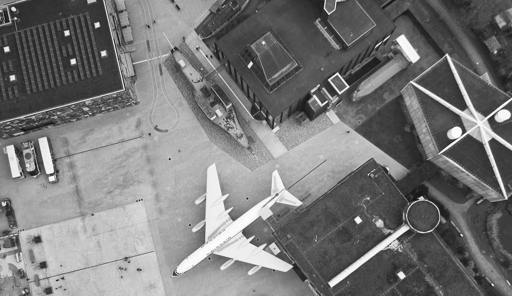
#> input picture Change detection by warping/IMG1.pgm, 512 x 296 px
$ python ChangeDetection.py
#> lines starting #> are read from the running program, lines starting #| are printed output that depends on the picture
# -*- coding: utf-8 -*-
"""
Created on Mon Jun  8 20:48:43 2020

@author: mnimisha
"""

''' Given two images with diffreence and the point correspondances, find the change'''
import cv2
import numpy as np
import matplotlib.pyplot as plt


Img1= cv2.imread("IMG1.pgm",0)
#> Img1 is the input picture: shape (296, 512); min 14, max 255, mean 120.4
Img2= cv2.imread("IMG2.pgm",0)
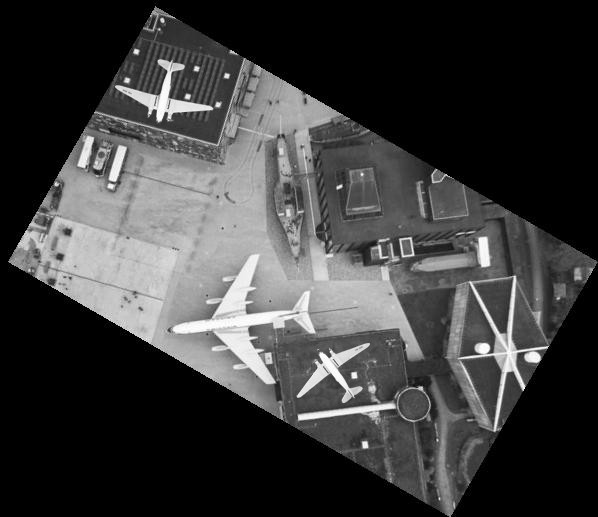
#> input picture Change detection by warping/IMG2.pgm, 598 x 517 px
#> Img2 is the input picture: shape (517, 598); min 0, max 255, mean 60.2

#Given the point correspondances between them. i.e (x,y) in img1 maps to (x',y') in img2
#We will see in the next assignment how to find these correspondances using Feature extraction
##[x' y']=R[x y]+T R:rotation and T: Translation
A=np.array([[94,249,1,0], [249,-94, 0,1 ],[329, 400, 1,0] ,[400, -329 ,0, 1]])
b=np.array([30,125,158,373])
A_inv=np.linalg.inv(A)
A_inv_b=A_inv@b

R=[[A_inv_b[0], A_inv_b[1]],[- A_inv_b[1], A_inv_b[0]]]
R_inv=np.linalg.inv(R)
T=[A_inv_b[2],A_inv_b[3]]
##Now create a target image with all zeros the same size as input
imgH, imgW=Img2.shape
#> imgH = 517; imgW = 598
Targ_Img=np.zeros([imgH,imgW])
#print(R_inv)
for x_Targ in range(imgH):
   for y_Targ in range(imgW):
            #Map every target point to the source image by reverse transform R^-1(SX-T) wrt image center
        Src_points=np.dot(R_inv,[[x_Targ-T[0]],[y_Targ-T[1]]])
        x_Src=Src_points[0]
        x_Src_flr=int(np.floor(x_Src))
        y_Src=Src_points[1]
        y_Src_flr=int(np.floor(y_Src))
        #check if the mapped point is in the source index range or not
        if (x_Src_flr>=0 and y_Src_flr>=0 and x_Src_flr<imgH-1 and y_Src_flr<imgW-1):
            a=x_Src-x_Src_flr
            b=y_Src-y_Src_flr
            #bilinear interpolation
            Targ_Img[x_Targ][y_Targ]=Img2[x_Src_flr][y_Src_flr]*(1-a)*(1-b)+Img2[x_Src_flr][y_Src_flr+1]*(1-a)*(b)+Img2[x_Src_flr+1][y_Src_flr]*(a)*(1-b)+Img2[x_Src_flr+1][y_Src_flr+1]*(a)*(b)
        else:
            Targ_Img[x_Targ][y_Targ]=0
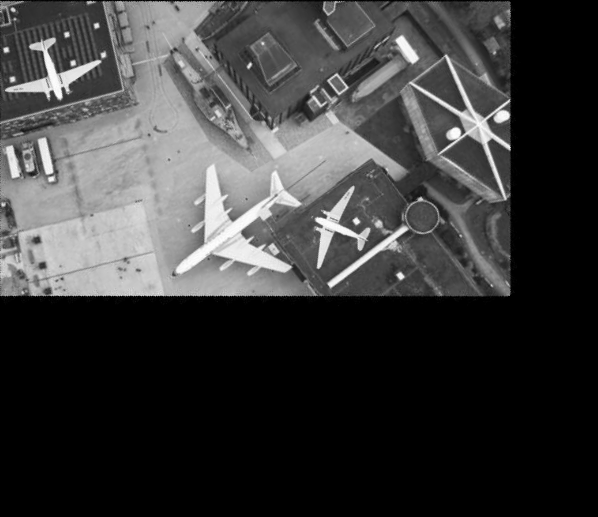
#> Targ_Img: shape (517, 598) float64; min 0, max 254.7, mean 60


#
crop_Targ=Targ_Img[0:Img1.shape[0],0:Img1.shape[1]]
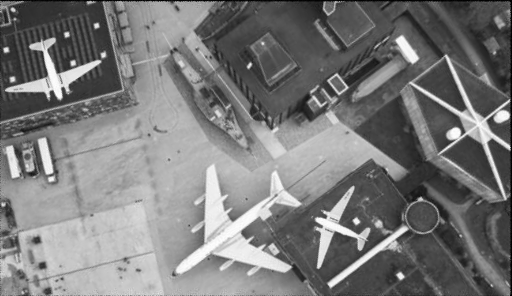
#> crop_Targ: shape (296, 512) float64; min 0, max 254.7, mean 122.3
Difference=abs(Img1-crop_Targ)/255
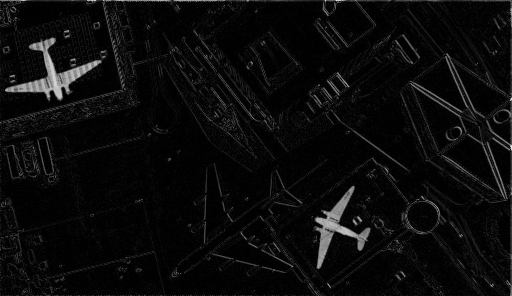
#> Difference: shape (296, 512) float64; min 0, max 0.95, mean 0.0455

fig=plt.figure(figsize=(2, 2))

columns = 2
rows = 2
fig.add_subplot(columns, rows, 1)
plt.imshow(Img1)
plt.title('Image1')
plt.axis('off')
fig.add_subplot(columns, rows, 2)
plt.imshow(Img2)
plt.title('Image2 with difference and warping')
plt.axis('off')
fig.add_subplot(columns, rows, 3)
plt.imshow(Targ_Img/255)
plt.title('Image2 rewarped')
plt.axis('off')
fig.add_subplot(columns, rows, 4)
plt.imshow(Difference)
plt.title('Detected Changes')
plt.axis('off')
plt.show()
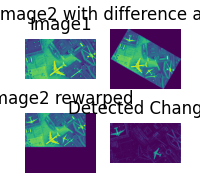
#> figure drawn by matplotlib, 4 panels
